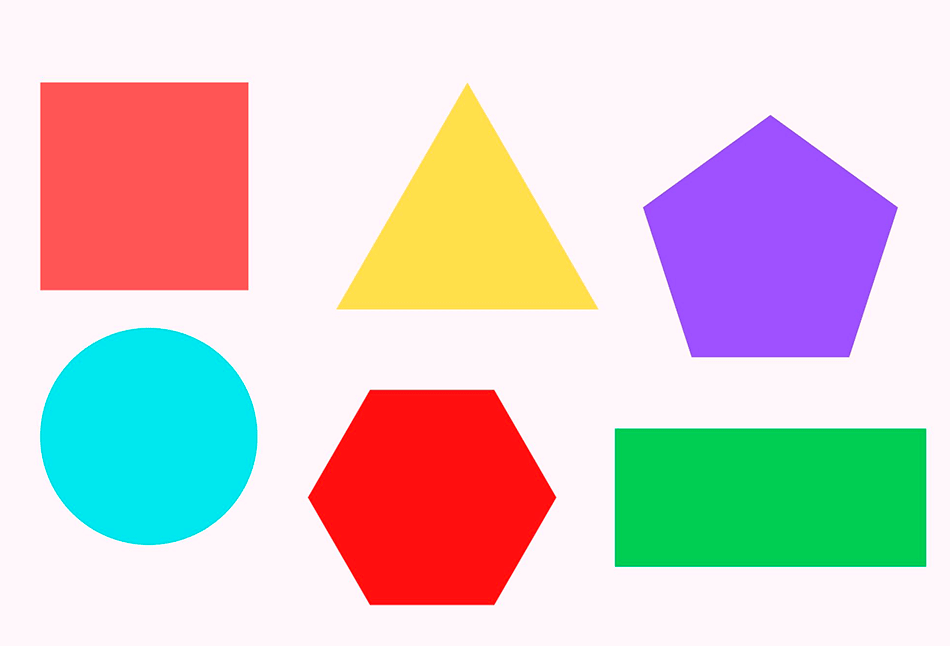
#> input picture Raspberry/Lab9/recursos_lab_9/figuras.png, 950 x 646 px, found by its file name
$ python findFigures.py
#> lines starting #> are read from the running program, lines starting #| are printed output that depends on the picture; after the words box and inside, x2 and y2 are one past the last pixel; in counts of white or black regions, pixels touching at a corner belong together
import cv2


def detect(contour):
    """
    Función que, dado un contorno, retorna la forma geométrica más cercana con base al número de lados del perímetro del
    mismo.
    :param contour: Contorno del que inferiremos una figura geométrica.
    :return: Texto correspondiente a la figura geométrica identificada (TRIANGULO, CUADRADO, RECTANGULO, PENTAGONO o CIRCULO)
    """
    # Hallamos el perímetro (cerrado) del contorno.
    perimeter = cv2.arcLength(contour, True)

    # Aproximamos un polígono al contorno, con base a su perímetro.
    approximate = cv2.approxPolyDP(contour, .04 * perimeter, True)
    x, y, w, h = cv2.boundingRect(approximate)
    aspect_ratio = w / float(h)


    if ((len(approximate) ==4)and (aspect_ratio==1 )):
        shape = 'Cuadrado'
    elif ((len(approximate) ==3)and (aspect_ratio>=1 and aspect_ratio<=1.5  )):
        shape = 'Triangulo'
    elif ((len(approximate) ==5)and (aspect_ratio>=1 and aspect_ratio<=1.5  )):
        shape = 'Pentagono'
    elif ((len(approximate) ==7)and (aspect_ratio>=0.8 and aspect_ratio<1)):
        shape = 'circulo'
    elif ((len(approximate) ==6)and (aspect_ratio>=1 and aspect_ratio<=1.5  )):
        shape = 'hexagono'
    elif ((len(approximate) ==4)and (aspect_ratio>=2)):
        shape = 'Rectangulo'


    # Por defecto, asumiremos que cualquier polígono con 6 o más lados es un círculo.

    else:
        shape = ' '

    return shape,len(approximate),aspect_ratio

imgcolor=cv2.imread("Raspberry/Lab9/recursos_lab_9/figuras.png",1)
#> imgcolor is the input picture: shape (646, 950, 3); mean B, G, R 202.9, 203.8, 214.9
img=cv2.cvtColor(imgcolor,cv2.COLOR_BGR2GRAY)
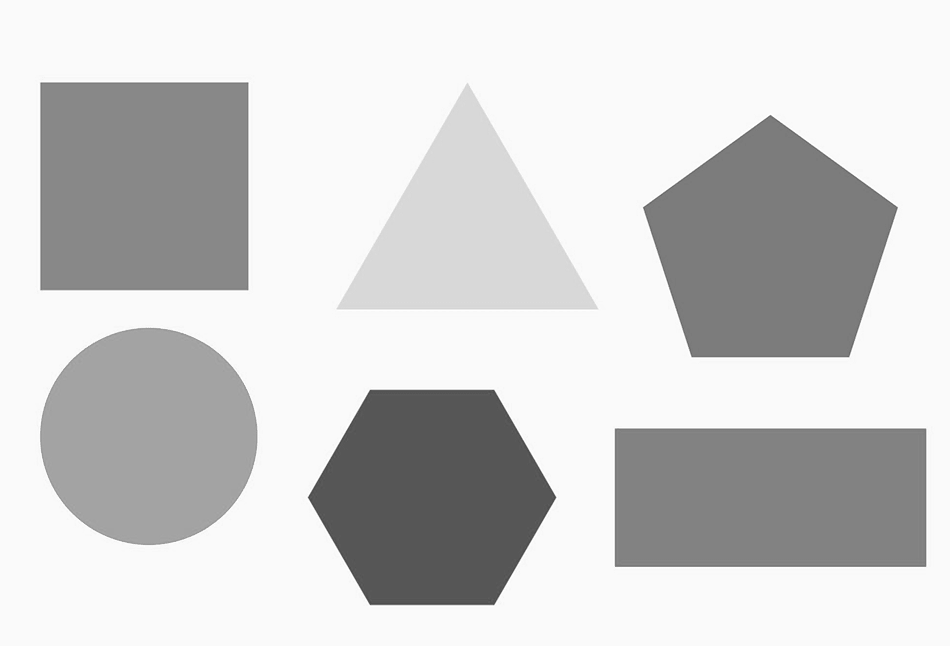
#> img: shape (646, 950); min 76, max 255, mean 207.1
contoursCanny=cv2.Canny(img,0,100)
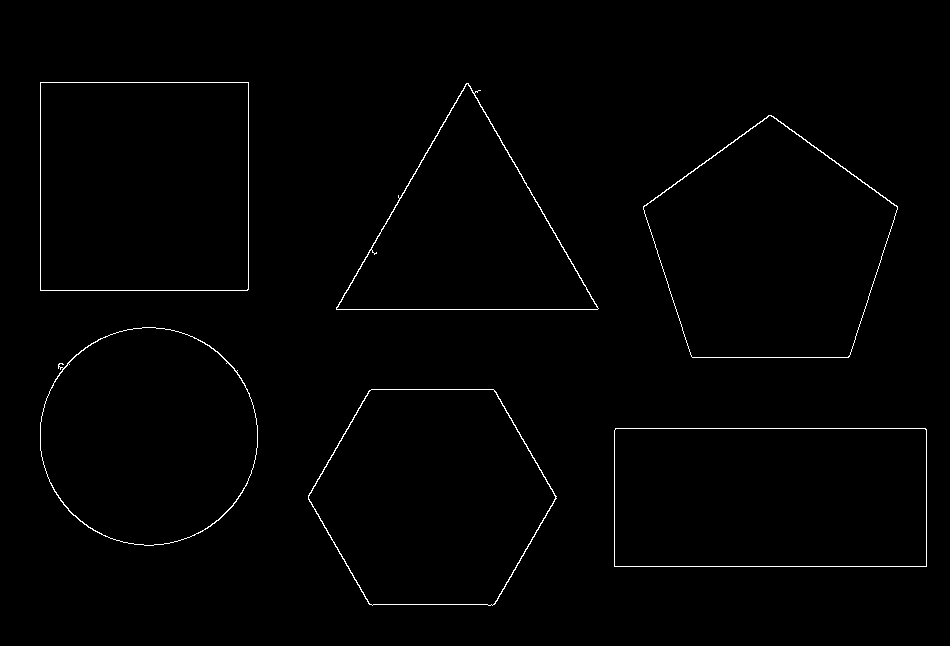
#> contoursCanny: shape (646, 950); 0.87% white in thin lines or dots, all inside (x1, y1, x2, y2) = (40, 82, 927, 606)
contours, _ = cv2.findContours(contoursCanny, cv2.RETR_EXTERNAL, cv2.CHAIN_APPROX_SIMPLE)
#> contours = 6 contours; box (x1, y1, x2, y2) and area: (40, 82, 249, 291) 43264, (614, 428, 927, 567) 43054, (643, 115, 898, 358) 42840, (308, 389, 557, 606) 40192, (40, 327, 258, 546) 37165, (336, 83, 599, 310) 29948
#shape,lados,ratio=detect(img)
image_rgb = imgcolor
con=0
for contour in contours:

    shape,count,ratio = detect(contour)  # Llama a la función detect para clasificar la forma

    con=con+1
    cv2.drawContours(image_rgb, [contour], -1, (255, 255, 0), 2)  # Dibuja el contorno en la imagen RGB

    cv2.putText(image_rgb, str(shape)+str(con), tuple(contour[0][0]+40), cv2.FONT_HERSHEY_SIMPLEX, 1.3, (255, 0, 0), 3)
    cv2.putText(image_rgb, str(count), tuple(contour[0][0]+90), cv2.FONT_HERSHEY_SIMPLEX, 1.3, (255, 0, 0), 3)
#> this loop made 6 passes
#> (perimeter in detect, approximate in detect, x in detect, y in detect, w in detect, h in detect, aspect_ratio in detect, shape) on passes 1, 5, 6: (898.8, [[614, 430], [614, 566], [926, 566], [925, 428]], 614, 428, 313, 139, 2.25, 'Rectangulo'), (846.4, [[466, 83], [336, 309], [597, 309]], 336, 83, 262, 227, 1.15, 'Triangulo'), (831.4, [[40, 82], [40, 290], [247, 290], [248, 82]], 40, 82, 209, 209, 1, 'Cuadrado')
#> (perimeter in detect, x in detect, y in detect, w in detect, h in detect, aspect_ratio in detect, shape, count) on passes 2 to 4: (784, 308, 390, 249, 215, 1.16, 'hexagono', 6), (757, 40, 327, 218, 219, 0.995, 'circulo', 7), (828, 643, 115, 255, 243, 1.05, 'Pentagono', 5)
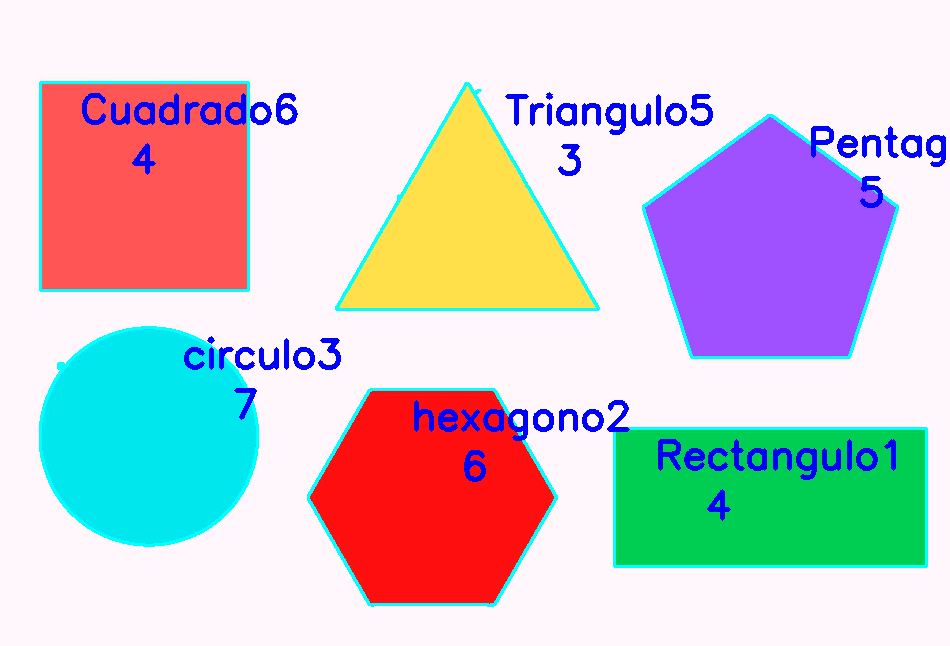
#> image_rgb: shape (646, 950, 3); 5.14% of pixels changed, all inside (x1, y1, x2, y2) = (39, 81, 946, 607)
#> after the loop, con = 6
    #cv2.putText(image_rgb, str(ratio), tuple(contour[0][0]+130), cv2.FONT_HERSHEY_SIMPLEX, 1.3, (255, 0, 0), 3)
cv2.imshow("figuras",image_rgb)
cv2.waitKey(0)
cv2.destroyAllWindows()
